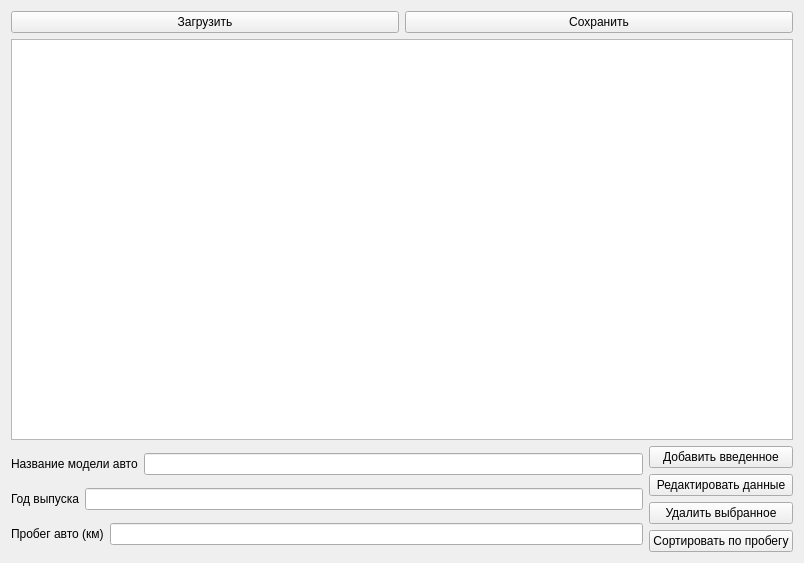
<?xml version="1.0" encoding="UTF-8"?>
<ui version="4.0">
 <class>DistForm</class>
 <widget class="QWidget" name="DistForm">
  <property name="geometry">
   <rect>
    <x>0</x>
    <y>0</y>
    <width>804</width>
    <height>563</height>
   </rect>
  </property>
  <property name="windowTitle">
   <string>Form</string>
  </property>
  <layout class="QVBoxLayout" name="verticalLayout_2">
   <item>
    <layout class="QHBoxLayout" name="horizontalLayout_5">
     <item>
      <widget class="QPushButton" name="load">
       <property name="text">
        <string>Загрузить</string>
       </property>
      </widget>
     </item>
     <item>
      <widget class="QPushButton" name="save">
       <property name="text">
        <string>Сохранить</string>
       </property>
      </widget>
     </item>
    </layout>
   </item>
   <item>
    <widget class="QTableView" name="tableView"/>
   </item>
   <item>
    <layout class="QHBoxLayout" name="horizontalLayout">
     <item>
      <layout class="QVBoxLayout" name="verticalLayout">
       <item>
        <layout class="QHBoxLayout" name="horizontalLayout_4">
         <item>
          <widget class="QLabel" name="label_3">
           <property name="text">
            <string>Название модели авто</string>
           </property>
          </widget>
         </item>
         <item>
          <widget class="QLineEdit" name="enterModel"/>
         </item>
        </layout>
       </item>
       <item>
        <layout class="QHBoxLayout" name="horizontalLayout_2">
         <item>
          <widget class="QLabel" name="label">
           <property name="text">
            <string>Год выпуска</string>
           </property>
          </widget>
         </item>
         <item>
          <widget class="QLineEdit" name="enterDate"/>
         </item>
        </layout>
       </item>
       <item>
        <layout class="QHBoxLayout" name="horizontalLayout_3">
         <item>
          <widget class="QLabel" name="label_2">
           <property name="text">
            <string>Пробег авто (км)</string>
           </property>
          </widget>
         </item>
         <item>
          <widget class="QLineEdit" name="enterMileage"/>
         </item>
        </layout>
       </item>
      </layout>
     </item>
     <item>
      <layout class="QVBoxLayout" name="verticalLayout_3">
       <item>
        <widget class="QPushButton" name="enterInput">
         <property name="text">
          <string>Добавить введенное</string>
         </property>
        </widget>
       </item>
       <item>
        <widget class="QPushButton" name="editSelected">
         <property name="text">
          <string>Редактировать данные</string>
         </property>
        </widget>
       </item>
       <item>
        <widget class="QPushButton" name="deleteSelected">
         <property name="text">
          <string>Удалить выбранное</string>
         </property>
        </widget>
       </item>
       <item>
        <widget class="QPushButton" name="sortUp">
         <property name="text">
          <string>Сортировать по пробегу</string>
         </property>
        </widget>
       </item>
      </layout>
     </item>
    </layout>
   </item>
  </layout>
 </widget>
 <resources/>
 <connections/>
</ui>
